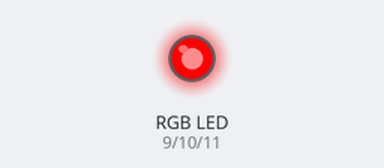
This sketch was run on a simulated Arduino Uno, built with avr-gcc and run on an emulated ATmega328P. On the bench: an RGB LED mixed from three pins (HIGH = lit).

Above: at 3.19 s.
At 21.9 s:
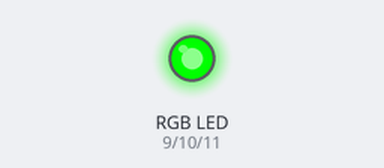
At 31.3 s:
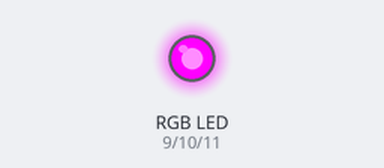
At 32.4 s:
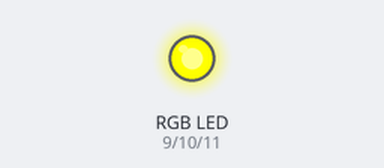
At 34.7 s:
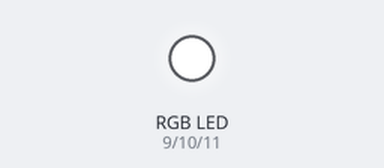
At 38.4 s:
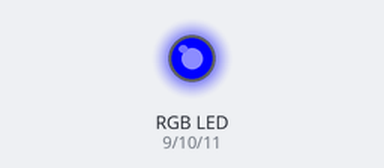
Timing chart, 0 to 40.0 s (numbered marks = the images above):
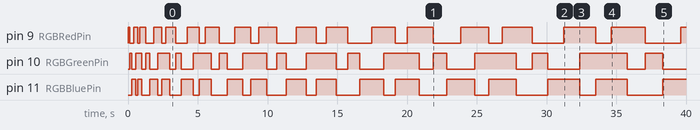

Measured:
- by itself, pin 9 (RGBRedPin): LOW → HIGH at 0.00 s, → LOW 0.14 s later, → HIGH 0.28 s later, → LOW 0.28 s later, … (35 changes in this stretch)
- by itself, pin 10 (RGBGreenPin): LOW → HIGH at 0.14 s, → LOW 0.14 s later, → HIGH 0.28 s later, → LOW 0.43 s later, … (34 changes in this stretch)
- by itself, pin 11 (RGBBluePin): LOW → HIGH at 0.28 s, → LOW 0.28 s later, → HIGH 0.14 s later, → LOW 0.28 s later, … (33 changes in this stretch)

The sketch:

Level2_3.ino
```cpp
int RGBRedPin = 9;    //The red RGB LED is connected pin 9 of the Arduino.
int RGBGreenPin = 10; //The green RGB LED is connected pin 10 of the Arduino.
int RGBBluePin = 11;  //The blue RGB LED is connected pin 11 of the Arduino.

void setup() { //The Setup function runs once.
  pinMode(RGBRedPin, OUTPUT);    //Setup red RGB LED pin as an output pin.
  pinMode(RGBGreenPin, OUTPUT);  //Setup green RGB LED pin as an output pin.
  pinMode(RGBBluePin, OUTPUT);   //Setup blue RGB LED pin as an output pin.
}

void loop() { //The loop function runs forever.
for (int waitTime = 142; waitTime < 1420; waitTime += 142)
{
    //Display Red
    digitalWrite(RGBRedPin, HIGH); //Turn on RED
    delay(waitTime);               //Wait for 2 seconds
    digitalWrite(RGBRedPin, LOW);  //Turn off Red

    //Display Green
    digitalWrite(RGBGreenPin, HIGH); //Turn on RED
    delay(waitTime);               //Wait for 2 seconds
    digitalWrite(RGBGreenPin, LOW);  //Turn off Red

    //Display Blue
    digitalWrite(RGBBluePin, HIGH); //Turn on RED
    delay(waitTime);               //Wait for 2 seconds
    digitalWrite(RGBBluePin, LOW);  //Turn off Red

    //Display  Magenta  (Red + Blue)
    digitalWrite(RGBRedPin, HIGH); //Turn on RED
    digitalWrite(RGBBluePin, HIGH); //Turn on RED
    delay(waitTime);               //Wait for 2 seconds
    digitalWrite(RGBRedPin, LOW);  //Turn off Red
    digitalWrite(RGBBluePin, LOW); //Turn on RED

    //Display  Yellow  (Red + Green)
    digitalWrite(RGBRedPin, HIGH); //Turn on RED
    digitalWrite(RGBGreenPin, HIGH); //Turn on RED
    delay(waitTime);               //Wait for 2 seconds
    digitalWrite(RGBRedPin, LOW);  //Turn off Red
    digitalWrite(RGBGreenPin, LOW); //Turn of RED

    //Display  Cyan  (Blue + Green)
    digitalWrite(RGBBluePin, HIGH); //Turn on BLUE
    digitalWrite(RGBGreenPin, HIGH); //Turn on GREEN
    delay(waitTime);               //Wait for 2 seconds
    digitalWrite(RGBBluePin, LOW); //Turn of BLUE
    digitalWrite(RGBGreenPin, LOW);  //Turn off GREEN

    //Display White  (Red + Blue + Green)
    digitalWrite(RGBRedPin, HIGH); //Turn on RED
    digitalWrite(RGBBluePin, HIGH); //Turn on BLUE
    digitalWrite(RGBGreenPin, HIGH); //Turn on GREEN
    delay(waitTime);               //Wait for 2 seconds
    digitalWrite(RGBRedPin, LOW);  //Turn off RED
    digitalWrite(RGBBluePin, LOW); //Turn off BLUE
    digitalWrite(RGBGreenPin, LOW); //Turn off GREEN
}
}
```
